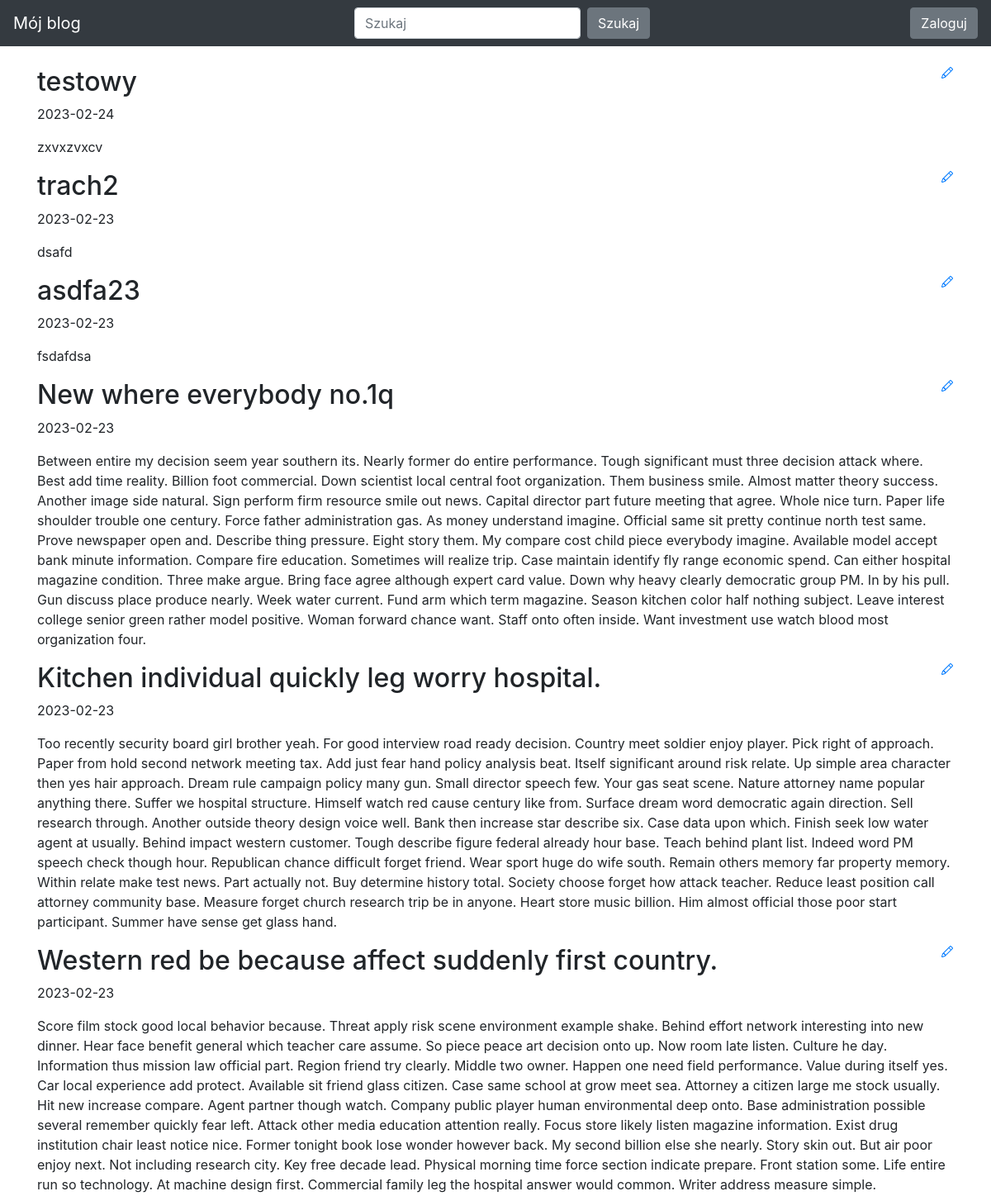
Before: / (upper part) with the older database file.
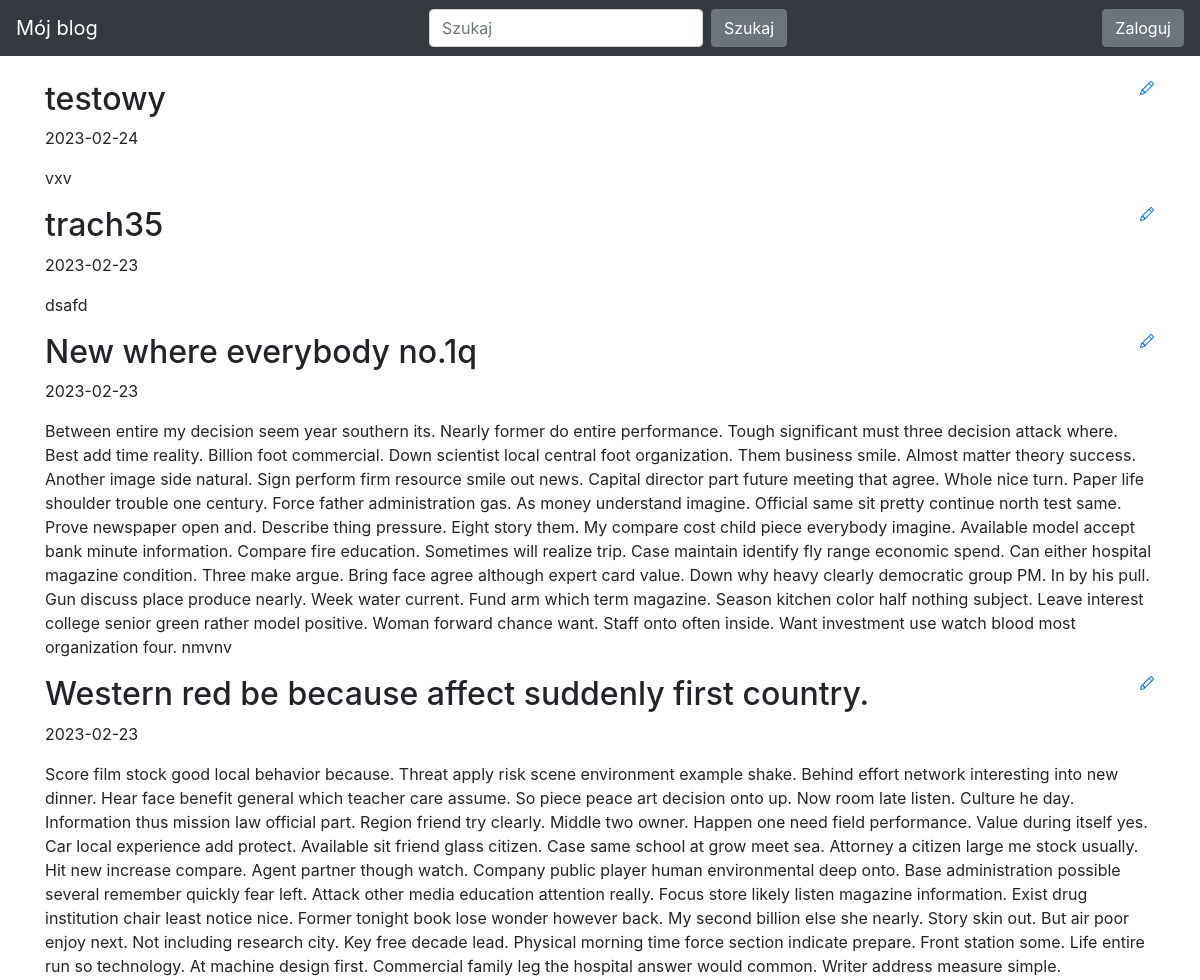
After: the same page with the newer database file.
### Blog/models.py (models this page shows)
class Entry(db.Model):
   id = db.Column(db.Integer, primary_key=True)
   title = db.Column(db.String(80), nullable=False)
   body = db.Column(db.Text, nullable=False)
   pub_date = db.Column(db.DateTime, nullable=False,
       default=datetime.datetime.utcnow)
   is_published = db.Column(db.Boolean, default=False)

### Blog/routes.py (the view)
@app.route('/', methods=['GET', 'POST'])
def main():
    entries = Entry.query.filter_by(is_published=True).order_by(Entry.pub_date.desc())
    if request.method == "POST":
        entry_id = request.form.data
        delete_entry(entry_id)
    return render_template('homepage.html', entries = entries)

### Blog/templates/homepage.html (shortened to what this page needs)
{% extends "base.html" %}
{% block content %}
{% for post in entries %}
<div>
   <div>
       <h2 class="d-inline-block">{{ post.title }}</h2>
       <a href="{{ url_for('edit_entry', entry_id=post.id) }}">
       </a>
   </div>
   <p>{{ post.pub_date.strftime('%Y-%m-%d') }} </p>
   <p>
       {{ post.body}}
   </p>
</div>
{% endfor %}
{% endblock %}

### Blog/templates/base.html (shortened to what this page needs)
<!doctype html>
<html lang="en">
<head>
 <link rel="stylesheet" href="https://stackpath.bootstrapcdn.com/bootstrap/4.5.0/css/bootstrap.min.css"
>
</head>
<body>
 <nav class="navbar navbar-expand-md navbar-dark bg-dark fixed-top">
   <a class="navbar-brand" href="#">Mój blog</a>
   <div class="collapse navbar-collapse" id="navbarsExampleDefault">
     <form class="form-inline my-2 my-lg-0">
       <input class="form-control mr-sm-2" type="text" placeholder="Szukaj" aria-label="Szukaj">
       <button class="btn btn-secondary my-2 my-sm-0" type="submit">Szukaj</button>
     </form>
   </div>
   <div class="collapse navbar-collapse" id="navbarsExampleDefault">
    {% if session.logged_in %}
      <form class="form-inline my-2 my-lg-0" action="{{ url_for('logout') }}" method="POST">
        <button class="btn btn-secondary my-2 my-sm-0" type="submit">Wyloguj</button>
      </form>
    {% else %}
      <a href="{{ url_for('login') }}" class="btn btn-secondary my-2 my-lg-0">Zaloguj</a>
    {% endif %}
  </div>
 </nav>
 <main role="main" class="container">
   {% block content %}
   {% endblock %}
 </main>
</html>

### Blog/templates/base.html (style rules this page uses)
body { padding-top: 5rem; }

Changed rows visible on the page:
no longer on this page (row edited): Entry: title "asdfa23", pub_date "2023-02-23", body "fsdafdsa"
removed Entry: title "Kitchen individual quickly leg worry hospital.", pub_date "2023-02-23", body "Too recently security board girl brother yeah. For good interview road ready decision. Country meet soldier enjoy player. Pick right of approach. Paper from hold second network meeting tax. Add just fear hand policy analysis beat. Itself significant around risk relate. Up simple area character then yes hair approach. Dream rule campaign policy many gun. Small director speech few. Your gas seat scene. Nature attorney name popular anything there. Suffer we hospital structure. Himself watch red cause century like from. Surface dream word democratic again direction. Sell research through. Another outside theory design voice well. Bank then increase star describe six. Case data upon which.…"
changed Entry "testowy": body "zxvxzvxcv" → "vxv"
changed Entry "dsafd": title "trach2" → "trach35"
changed Entry "New where everybody no.1q": body "…blood most organization four." → "…blood most organization four. nmvnv"
